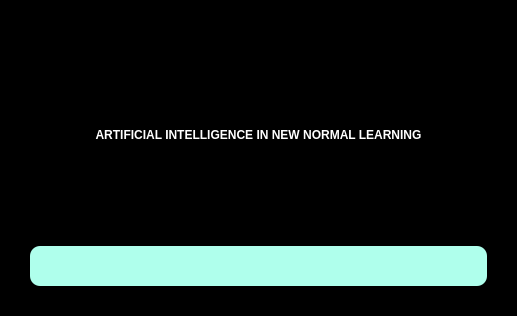
<?xml version="1.0" encoding="UTF-8"?>
<ui version="4.0">
 <class>SplashScreen</class>
 <widget class="QWidget" name="SplashScreen">
  <property name="geometry">
   <rect>
    <x>0</x>
    <y>0</y>
    <width>517</width>
    <height>316</height>
   </rect>
  </property>
  <property name="windowTitle">
   <string>Form</string>
  </property>
  <property name="styleSheet">
   <string notr="true">background-color: black;</string>
  </property>
  <layout class="QVBoxLayout" name="verticalLayout">
   <property name="leftMargin">
    <number>0</number>
   </property>
   <property name="topMargin">
    <number>0</number>
   </property>
   <property name="rightMargin">
    <number>0</number>
   </property>
   <property name="bottomMargin">
    <number>0</number>
   </property>
   <item>
    <layout class="QGridLayout" name="gridLayout">
     <property name="leftMargin">
      <number>30</number>
     </property>
     <property name="topMargin">
      <number>30</number>
     </property>
     <property name="rightMargin">
      <number>30</number>
     </property>
     <property name="bottomMargin">
      <number>30</number>
     </property>
     <item row="0" column="0">
      <widget class="QLabel" name="Title_2">
       <property name="styleSheet">
        <string notr="true">font: 87 32pt &quot;Gilroy&quot;;
font-weight: 900;
color:rgb(255, 255, 255)</string>
       </property>
       <property name="text">
        <string>ARTIFICIAL INTELLIGENCE IN NEW NORMAL LEARNING</string>
       </property>
       <property name="alignment">
        <set>Qt::AlignCenter</set>
       </property>
       <property name="wordWrap">
        <bool>true</bool>
       </property>
       <property name="textInteractionFlags">
        <set>Qt::LinksAccessibleByMouse</set>
       </property>
      </widget>
     </item>
     <item row="1" column="0">
      <widget class="QProgressBar" name="progressBar">
       <property name="minimumSize">
        <size>
         <width>0</width>
         <height>40</height>
        </size>
       </property>
       <property name="styleSheet">
        <string notr="true">QProgressBar {
	border-radius: 10px;
	background-color: #AFFFEC;
	transition: 0.5s ease-in-out;
}

QProgressBar::chunk {
	border-radius: 10px;
	background-color: #00E5AE;
	transition: 0.5s ease-in-out;
}</string>
       </property>
       <property name="value">
        <number>0</number>
       </property>
       <property name="textVisible">
        <bool>false</bool>
       </property>
       <property name="orientation">
        <enum>Qt::Horizontal</enum>
       </property>
       <property name="invertedAppearance">
        <bool>false</bool>
       </property>
      </widget>
     </item>
    </layout>
   </item>
  </layout>
 </widget>
 <resources/>
 <connections/>
</ui>
